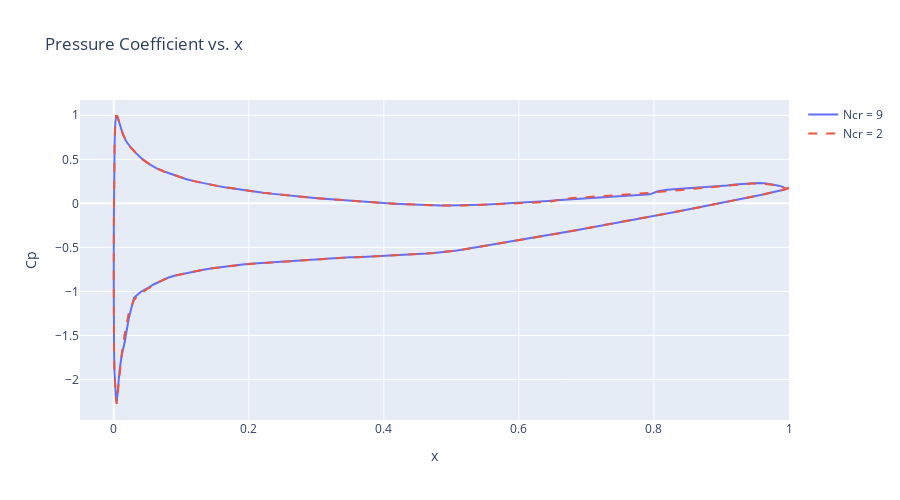

Notebook code cell kept with this figure:
### Code cell
# Using plotly
trace1 = go.Scatter(x=df2['x'], y=df2['Cp'], mode='lines', name='Ncr = 9')
trace2 = go.Scatter(x=df3['x'], y=df3['Cp'], mode='lines', name='Ncr = 2', line=dict(dash='dash'))

# Create layout
layout = go.Layout(
    title='Pressure Coefficient vs. x',
    xaxis=dict(title='x', range=[-0.05, 1]),
    yaxis=dict(title='Cp'),
    width=900,
    height=500,
)

# Create figure object
fig = go.Figure(data=[trace1, trace2], layout=layout)

# Show plot
fig.show()

### Figure 1 — Plotly figure (JSON) as saved in the notebook; plotly's stock layout.template omitted (floating-point values rounded to 4 significant figures; data arrays with more than 128 entries replaced by an {"elided": "..."} marker saying what was removed)
{"data": [{"mode": "lines", "name": "Ncr = 9", "type": "scatter", "x": {"elided": "200 float values"}, "y": {"elided": "200 float values"}}, {"line": {"dash": "dash"}, "mode": "lines", "name": "Ncr = 2", "type": "scatter", "x": {"elided": "200 float values"}, "y": {"elided": "200 float values"}}], "layout": {"height": 500, "title": {"text": "Pressure Coefficient vs. x"}, "width": 900, "xaxis": {"range": [-0.05, 1], "title": {"text": "x"}}, "yaxis": {"title": {"text": "Cp"}}}}
